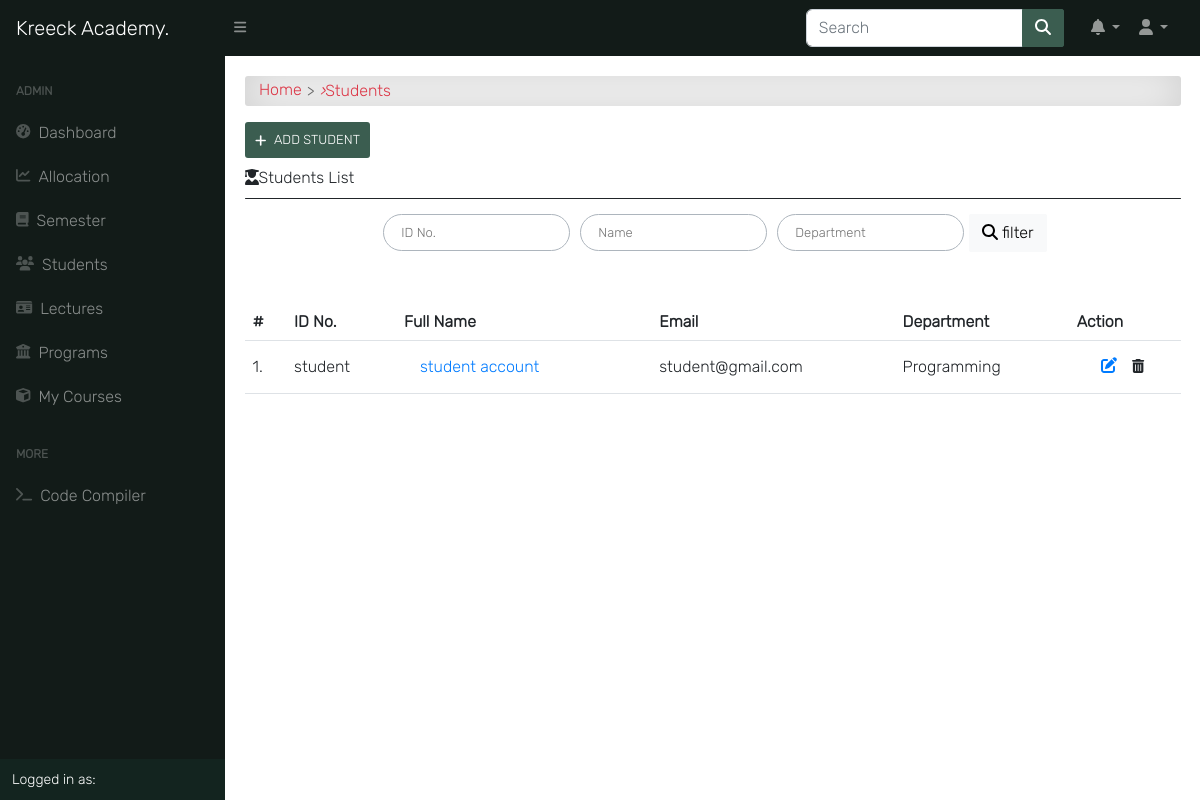
Before: /auth/students/ (signed in) with the older database file.
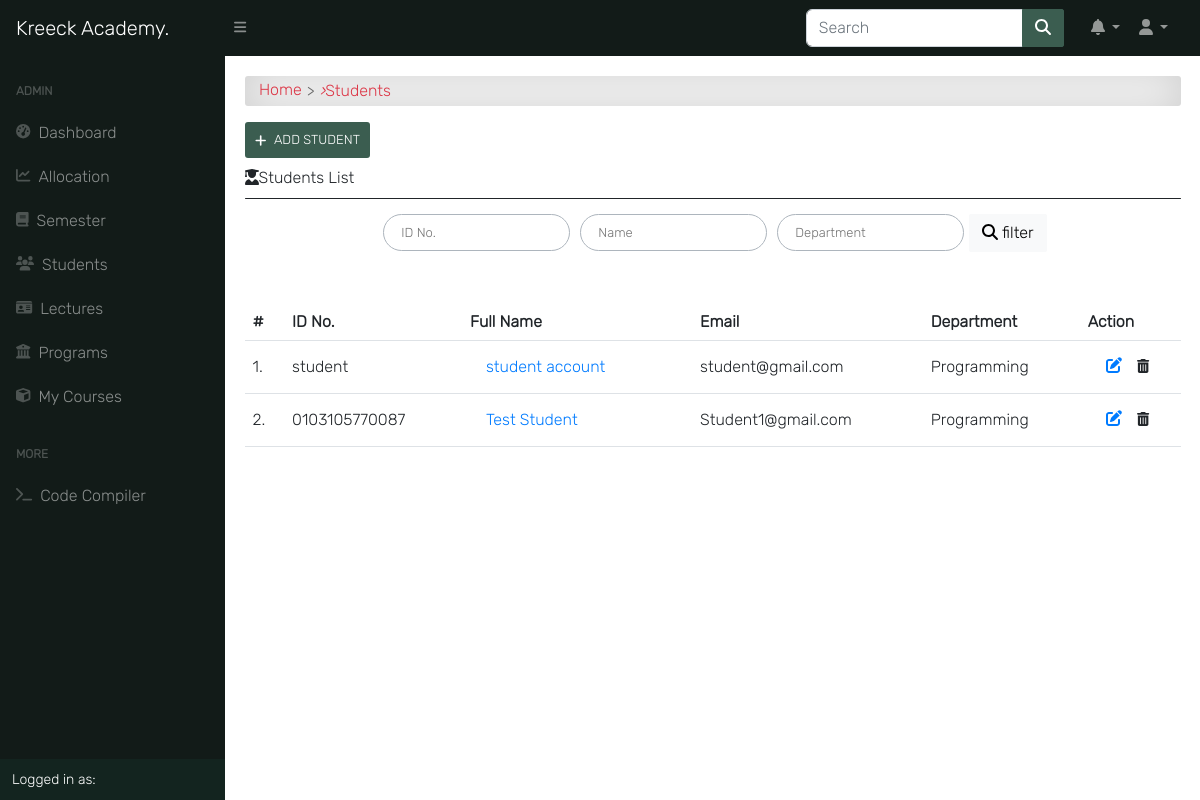
After: the same page with the newer database file.
### accounts/models.py (models this page shows, shortened)
class Student(models.Model):
    student = models.OneToOneField(User, on_delete=models.CASCADE)
    level = models.CharField(max_length=25, choices=LEVEL, null=True)
    department = models.ForeignKey(Program, on_delete=models.CASCADE, null=True)
    objects = StudentManager()

class User(AbstractUser):
    is_student = models.BooleanField(default=False)
    is_lecturer = models.BooleanField(default=False)
    is_parent = models.BooleanField(default=False)
    is_dep_head = models.BooleanField(default=False)
    phone = models.CharField(max_length=60, blank=True, null=True)
    address = models.CharField(max_length=60, blank=True, null=True)
    picture = models.ImageField(upload_to='profile_pictures/%y/%m/%d/', default='default.png', null=True)
    email = models.EmailField(blank=True, null=True)
    username_validator = ASCIIUsernameValidator()
    objects = UserManager()
    @property
    def get_full_name(self):
        full_name = self.username
        if self.first_name and self.last_name:
            full_name = self.first_name + " " + self.last_name
        return full_name

### course/models.py (models this page shows, shortened)
class Program(models.Model):
    title = models.CharField(max_length=150, unique=True)
    summary = models.TextField(null=True, blank=True)
    objects = ProgramManager()
    def __str__(self):
        return self.title

### accounts/views.py (the view)
# urls.py: path('students/', StudentListView.as_view(), name='student_list'),
@method_decorator([login_required, admin_required], name='dispatch')
class StudentListView(ListView):
    template_name = "accounts/student_list.html"
    paginate_by = 10  # if pagination is desired
    def get_queryset(self):
        queryset = Student.objects.all()
        query = self.request.GET.get('student_id')
        if query is not None:
            queryset = queryset.filter(Q(department=query))
        return queryset
    def get_context_data(self, **kwargs):
        context = super().get_context_data(**kwargs)
        context['title'] = "Students | Kreeck Academy"
        return context

### templates/accounts/student_list.html (shortened to what this page needs)
{% extends 'base.html' %}
{% block content %}
<div id="input-nav"><a href="{% url 'home' %}" class="primary1">Home</a> <i>&rsaquo;</i> Students</div>
{% if request.user.is_superuser %}
<a class="add-button" href="{% url 'add_student' %}"><i class="fas fa-plus"></i>Add Student</a>
{% endif %}
<div class="title"><i class="fas fa-user-graduate"></i>Students List</div>
<div class="title-line"></div>
<div class="content-center">
    <form class="search-form" action="" method="GET">
        <input class="au-input" type="text" id="student_id" name="student_id" placeholder="ID No." value="{{ request.GET.student_id }}"/>
        <input class="au-input" type="text" name="name" placeholder="Name" value="{{ request.GET.name }}"/>
        <input class="au-input" type="text" name="department" placeholder="Department" value="{{ request.GET.department }}"/>
        <button class="btn btn-light" type="submit">
            <i class="fas fa-search"></i> filter
        </button>
    </form>
</div>
<div class="table-responsive table-shadow table-light table-striped m-0 mt-5">
    <table class="table">
        <thead>
            <tr>
                <th>#</th>
                <th> ID No. </th>
                <th> Full Name </th>
                <th> Email </th>
                <th> Department </th>
                {% if request.user.is_superuser %}
                <th> Action </th>
                {% endif %}
            </tr>
        </thead>
        <tbody>
            {% for student in object_list %}
            <tr>
                <td> {{ forloop.counter }}.</td>
                <td>{{ student.student.username }} </td>
                <td><a href="{% url 'profile_single' student.student.id %}">{{ student.student.get_full_name }}</a></td>
                <td>{{ student.student.email }} </td>
                <td>{{ student.department }}</td>
                {% if request.user.is_superuser %}
                <td>
                    <div class="update-delete">
                        <a href="{% url 'student_edit' student.student.pk %}" class="update" title="Edit"><i class="fas fa-edit"></i></a>
                        <form action="{% url 'student_delete' student.pk %}">{% csrf_token %}
                            <button type="submit" class="btn btn-sm" title="Delete"><i class="fas fa-trash-alt"></i></button>
                        </form>
                    </div>
                </td>
                {% endif %}
            {% endfor %}
        </tbody>
    </table>
</div>
{% endblock content %}

Changed rows visible on the page:
added Student: student.username "0103105770087", student.get_full_name "Test Student", student.email "Student1@gmail.com", department "Programming"
